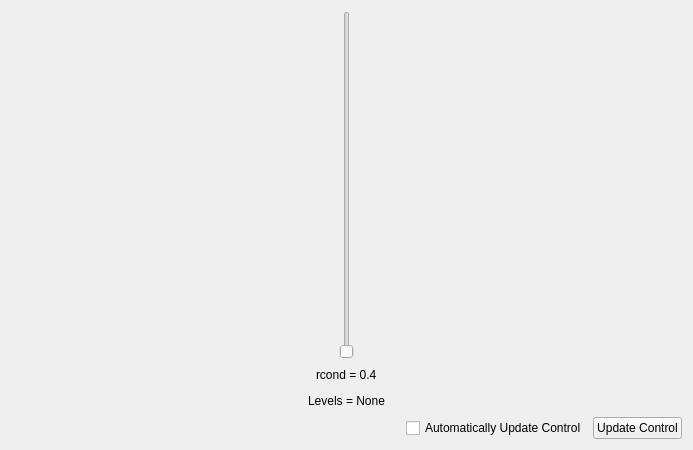
<?xml version="1.0" encoding="UTF-8"?>
<ui version="4.0">
 <class>Form</class>
 <widget class="QWidget" name="Form">
  <property name="geometry">
   <rect>
    <x>0</x>
    <y>0</y>
    <width>693</width>
    <height>450</height>
   </rect>
  </property>
  <property name="windowTitle">
   <string>Form</string>
  </property>
  <layout class="QVBoxLayout" name="verticalLayout">
   <item>
    <layout class="QHBoxLayout" name="horizontalLayout">
     <item>
      <spacer name="horizontalSpacer_2">
       <property name="orientation">
        <enum>Qt::Horizontal</enum>
       </property>
       <property name="sizeHint" stdset="0">
        <size>
         <width>40</width>
         <height>20</height>
        </size>
       </property>
      </spacer>
     </item>
     <item>
      <layout class="QVBoxLayout" name="verticalLayout_2">
       <item>
        <widget class="QSlider" name="rcond_slider">
         <property name="sizePolicy">
          <sizepolicy hsizetype="Expanding" vsizetype="Expanding">
           <horstretch>0</horstretch>
           <verstretch>0</verstretch>
          </sizepolicy>
         </property>
         <property name="maximum">
          <number>1000</number>
         </property>
         <property name="orientation">
          <enum>Qt::Vertical</enum>
         </property>
        </widget>
       </item>
      </layout>
     </item>
     <item>
      <spacer name="horizontalSpacer_3">
       <property name="orientation">
        <enum>Qt::Horizontal</enum>
       </property>
       <property name="sizeHint" stdset="0">
        <size>
         <width>40</width>
         <height>20</height>
        </size>
       </property>
      </spacer>
     </item>
    </layout>
   </item>
   <item>
    <layout class="QHBoxLayout" name="horizontalLayout_3">
     <item>
      <spacer name="horizontalSpacer_4">
       <property name="orientation">
        <enum>Qt::Horizontal</enum>
       </property>
       <property name="sizeHint" stdset="0">
        <size>
         <width>40</width>
         <height>20</height>
        </size>
       </property>
      </spacer>
     </item>
     <item>
      <widget class="QLabel" name="rcond_label">
       <property name="text">
        <string>rcond = 0.4</string>
       </property>
      </widget>
     </item>
     <item>
      <spacer name="horizontalSpacer_5">
       <property name="orientation">
        <enum>Qt::Horizontal</enum>
       </property>
       <property name="sizeHint" stdset="0">
        <size>
         <width>40</width>
         <height>20</height>
        </size>
       </property>
      </spacer>
     </item>
    </layout>
   </item>
   <item>
    <layout class="QHBoxLayout" name="horizontalLayout_4">
     <item>
      <spacer name="horizontalSpacer_6">
       <property name="orientation">
        <enum>Qt::Horizontal</enum>
       </property>
       <property name="sizeHint" stdset="0">
        <size>
         <width>40</width>
         <height>20</height>
        </size>
       </property>
      </spacer>
     </item>
     <item>
      <widget class="QLabel" name="levels_label">
       <property name="text">
        <string>Levels = None</string>
       </property>
      </widget>
     </item>
     <item>
      <spacer name="horizontalSpacer_7">
       <property name="orientation">
        <enum>Qt::Horizontal</enum>
       </property>
       <property name="sizeHint" stdset="0">
        <size>
         <width>40</width>
         <height>20</height>
        </size>
       </property>
      </spacer>
     </item>
    </layout>
   </item>
   <item>
    <layout class="QHBoxLayout" name="horizontalLayout_2">
     <item>
      <spacer name="horizontalSpacer">
       <property name="orientation">
        <enum>Qt::Horizontal</enum>
       </property>
       <property name="sizeHint" stdset="0">
        <size>
         <width>40</width>
         <height>20</height>
        </size>
       </property>
      </spacer>
     </item>
     <item>
      <widget class="QCheckBox" name="auto_update_control_checkbox">
       <property name="text">
        <string>Automatically Update Control</string>
       </property>
      </widget>
     </item>
     <item>
      <widget class="QPushButton" name="update_control_button">
       <property name="text">
        <string>Update Control</string>
       </property>
      </widget>
     </item>
    </layout>
   </item>
  </layout>
 </widget>
 <resources/>
 <connections/>
</ui>
